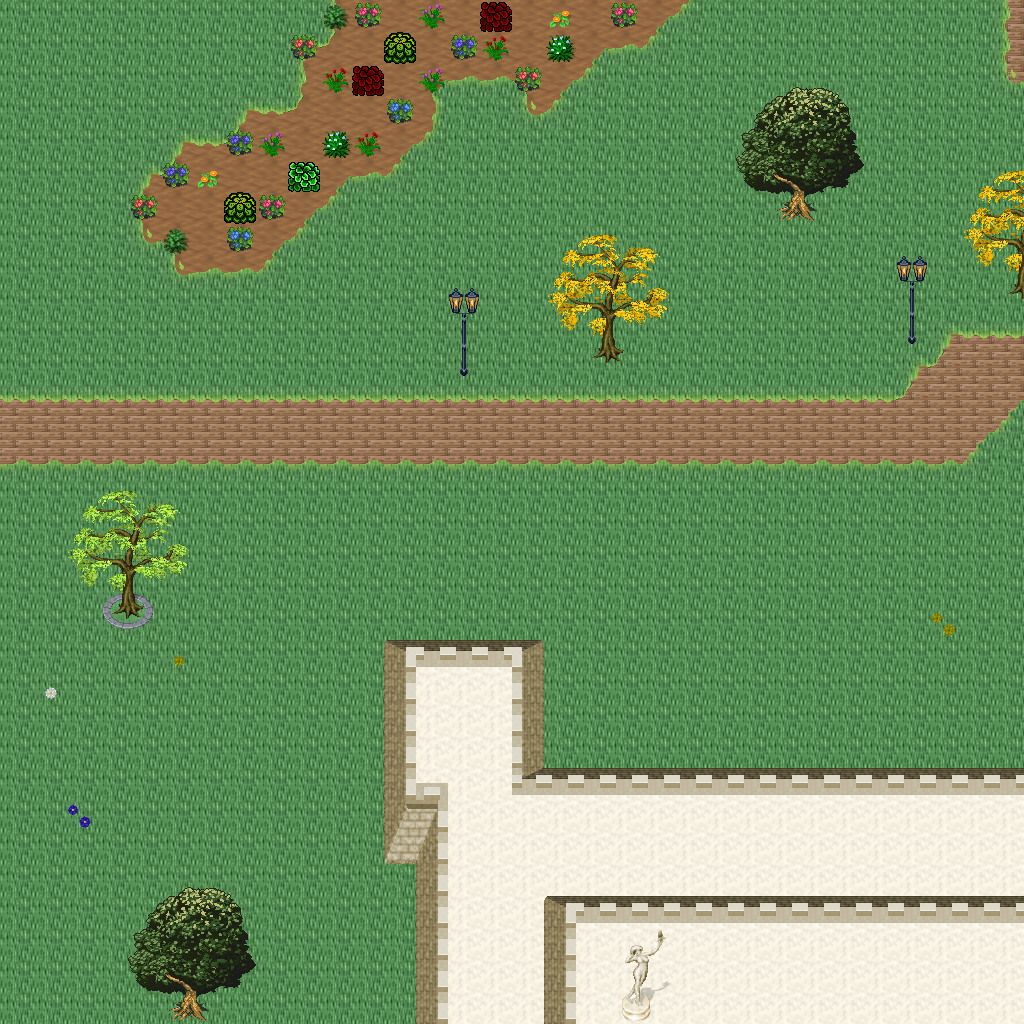

Below is a game level as drawn by its tile map, then a one-line description and the .tmx that defines it (tile-layer data replaced by summaries):
An orthogonal 32x32 tile map with 32x32 px tiles, 5 tile layers (Ground, Objects, Objects2, Above, ...), 1 hidden layer not drawn, 46 tilesets.

<map version="1.10" tiledversion="1.11.0" orientation="orthogonal" renderorder="right-down" width="32" height="32" tilewidth="32" tileheight="32" infinite="0" nextlayerid="11" nextobjectid="1">
 <tileset firstgid="1" name="logic_collision" tilewidth="32" tileheight="32" tilecount="1" columns="1">
  <image source="../drawable/logic_collision.png" width="32" height="32" />
 </tileset>
 <tileset firstgid="2" name="ground_ground" tilewidth="32" tileheight="32" tilecount="33" columns="3">
  <image source="../drawable/ground_ground.png" width="96" height="352" />
 </tileset>
 <tileset firstgid="35" name="building_castle" tilewidth="32" tileheight="32" tilecount="320" columns="20">
  <image source="../drawable/building_castle.png" width="640" height="512" />
 </tileset>
 <tileset firstgid="355" name="item_weapon_cannon" tilewidth="32" tileheight="32" tilecount="12" columns="3">
  <image source="../drawable/item_weapon_cannon.png" width="96" height="128" />
 </tileset>
 <tileset firstgid="367" name="item_pot_barrels_1" tilewidth="32" tileheight="32" tilecount="8" columns="4">
  <image source="../drawable/item_pot_barrels_1.png" width="128" height="64" />
 </tileset>
 <tileset firstgid="375" name="building_door_door" tilewidth="32" tileheight="32" tilecount="6" columns="3">
  <image source="../drawable/building_door_door.png" width="96" height="64" />
 </tileset>
 <tileset firstgid="381" name="building_door_closed" tilewidth="32" tileheight="32" tilecount="1" columns="1">
  <image source="../drawable/building_door_closed.png" width="32" height="32" />
 </tileset>
 <tileset firstgid="382" name="building_window_window_centered" tilewidth="32" tileheight="32" tilecount="1" columns="1">
  <image source="../drawable/building_window_window_centered.png" width="32" height="32" />
 </tileset>
 <tileset firstgid="383" name="building_decoration_chimney_big" tilewidth="32" tileheight="32" tilecount="2" columns="1">
  <image source="../drawable/building_decoration_chimney_big.png" width="32" height="64" />
 </tileset>
 <tileset firstgid="385" name="ground_grass_corners" tilewidth="32" tileheight="32" tilecount="24" columns="6">
  <image source="../drawable/ground_grass_corners.png" width="192" height="128" />
 </tileset>
 <tileset firstgid="409" name="ground_grass_edges" tilewidth="32" tileheight="32" tilecount="36" columns="12">
  <image source="../drawable/ground_grass_edges.png" width="384" height="96" />
 </tileset>
 <tileset firstgid="445" name="item_statue_lion_statues" tilewidth="32" tileheight="32" tilecount="8" columns="2">
  <image source="../drawable/item_statue_lion_statues.png" width="64" height="128" />
 </tileset>
 <tileset firstgid="453" name="item_statue_girl_with_bird" tilewidth="32" tileheight="32" tilecount="12" columns="4">
  <image source="../drawable/item_statue_girl_with_bird.png" width="128" height="96" />
 </tileset>
 <tileset firstgid="465" name="furniture_light_lamp_blue" tilewidth="32" tileheight="32" tilecount="3" columns="1">
  <image source="../drawable/furniture_light_lamp_blue.png" width="32" height="96" />
 </tileset>
 <tileset firstgid="468" name="light_dim_light_7x5" tilewidth="32" tileheight="32" tilecount="35" columns="7">
  <image source="../drawable/light_dim_light_7x5.png" width="224" height="160" />
 </tileset>
 <tileset firstgid="503" name="plant_flower_daisy_blue" tilewidth="32" tileheight="32" tilecount="8" columns="2">
  <image source="../drawable/plant_flower_daisy_blue.png" width="64" height="128" />
 </tileset>
 <tileset firstgid="511" name="plant_flower_daisy_red" tilewidth="32" tileheight="32" tilecount="8" columns="2">
  <image source="../drawable/plant_flower_daisy_red.png" width="64" height="128" />
 </tileset>
 <tileset firstgid="519" name="plant_flower_daisy_white" tilewidth="32" tileheight="32" tilecount="8" columns="2">
  <image source="../drawable/plant_flower_daisy_white.png" width="64" height="128" />
 </tileset>
 <tileset firstgid="527" name="plant_flower_daisy_yellow" tilewidth="32" tileheight="32" tilecount="8" columns="2">
  <image source="../drawable/plant_flower_daisy_yellow.png" width="64" height="128" />
 </tileset>
 <tileset firstgid="535" name="plant_tree_fall_trees" tilewidth="32" tileheight="32" tilecount="40" columns="8">
  <image source="../drawable/plant_tree_fall_trees.png" width="256" height="160" />
 </tileset>
 <tileset firstgid="575" name="plant_tree_oak_tree" tilewidth="32" tileheight="32" tilecount="20" columns="4">
  <image source="../drawable/plant_tree_oak_tree.png" width="128" height="160" />
 </tileset>
 <tileset firstgid="595" name="plant_tree_chestnut_tree" tilewidth="32" tileheight="32" tilecount="20" columns="4">
  <image source="../drawable/plant_tree_chestnut_tree.png" width="128" height="160" />
 </tileset>
 <tileset firstgid="615" name="plant_tree_locust_tree" tilewidth="32" tileheight="32" tilecount="20" columns="4">
  <image source="../drawable/plant_tree_locust_tree.png" width="128" height="160" />
 </tileset>
 <tileset firstgid="635" name="logic_protection" tilewidth="32" tileheight="32" tilecount="2" columns="2">
  <image source="../drawable/logic_protection.png" width="64" height="32" />
 </tileset>
 <tileset firstgid="637" name="plant_bush_hosta" tilewidth="32" tileheight="32" tilecount="9" columns="3">
  <image source="../drawable/plant_bush_hosta.png" width="96" height="96" />
 </tileset>
 <tileset firstgid="646" name="plant_flower_flowers_mixed" tilewidth="32" tileheight="32" tilecount="16" columns="4">
  <image source="../drawable/plant_flower_flowers_mixed.png" width="128" height="128" />
 </tileset>
 <tileset firstgid="662" name="plant_flower_red_blue_clusters" tilewidth="32" tileheight="32" tilecount="4" columns="1">
  <image source="../drawable/plant_flower_red_blue_clusters.png" width="32" height="128" />
 </tileset>
 <tileset firstgid="666" name="furniture_chair_bench_iron" tilewidth="32" tileheight="32" tilecount="4" columns="2">
  <image source="../drawable/furniture_chair_bench_iron.png" width="64" height="64" />
 </tileset>
 <tileset firstgid="670" name="plant_stump_stump_pale_purple" tilewidth="32" tileheight="32" tilecount="4" columns="2">
  <image source="../drawable/plant_stump_stump_pale_purple.png" width="64" height="64" />
 </tileset>
 <tileset firstgid="674" name="plant_stump_small_stump" tilewidth="32" tileheight="32" tilecount="4" columns="2">
  <image source="../drawable/plant_stump_small_stump.png" width="64" height="64" />
 </tileset>
 <tileset firstgid="678" name="building_decoration_banner" tilewidth="32" tileheight="32" tilecount="12" columns="1">
  <image source="../drawable/building_decoration_banner.png" width="32" height="384" />
 </tileset>
 <tileset firstgid="690" name="building_decoration_chimney" tilewidth="32" tileheight="32" tilecount="2" columns="1">
  <image source="../drawable/building_decoration_chimney.png" width="32" height="64" />
 </tileset>
 <tileset firstgid="692" name="plant_flower_vines_flowered" tilewidth="32" tileheight="32" tilecount="9" columns="3">
  <image source="../drawable/plant_flower_vines_flowered.png" width="96" height="96" />
 </tileset>
 <tileset firstgid="701" name="building_decoration_library_banner" tilewidth="32" tileheight="32" tilecount="6" columns="3">
  <image source="../drawable/building_decoration_library_banner.png" width="96" height="64" />
 </tileset>
 <tileset firstgid="707" name="logic_portal" tilewidth="32" tileheight="32" tilecount="24" columns="8">
  <image source="../drawable/logic_portal.png" width="256" height="96" />
 </tileset>
 <tileset firstgid="731" name="building_cottage" tilewidth="32" tileheight="32" tilecount="256" columns="16">
  <image source="../drawable/building_cottage.png" width="512" height="512" />
 </tileset>
 <tileset firstgid="987" name="building_roof_thatched_roof" tilewidth="32" tileheight="32" tilecount="256" columns="16">
  <image source="../drawable/building_roof_thatched_roof.png" width="512" height="512" />
 </tileset>
 <tileset firstgid="1243" name="building_window_windows" tilewidth="32" tileheight="32" tilecount="256" columns="16">
  <image source="../drawable/building_window_windows.png" width="512" height="512" />
 </tileset>
 <tileset firstgid="1499" name="building_door_doors" tilewidth="32" tileheight="32" tilecount="256" columns="16">
  <image source="../drawable/building_door_doors.png" width="512" height="512" />
 </tileset>
 <tileset firstgid="1755" name="building_decoration_chimney_brown_stacks" tilewidth="32" tileheight="32" tilecount="2" columns="1">
  <image source="../drawable/building_decoration_chimney_brown_stacks.png" width="32" height="64" />
 </tileset>
 <tileset firstgid="1757" name="ground_ground_3" tilewidth="32" tileheight="32" tilecount="5" columns="5">
  <image source="../drawable/ground_ground_3.png" width="160" height="32" />
 </tileset>
 <tileset firstgid="1762" name="plant_bush_bush_pinks" tilewidth="32" tileheight="32" tilecount="4" columns="2">
  <image source="../drawable/plant_bush_bush_pinks.png" width="64" height="64" />
 </tileset>
 <tileset firstgid="1766" name="plant_bushes_and_trees" tilewidth="32" tileheight="32" tilecount="144" columns="16">
  <image source="../drawable/plant_bushes_and_trees.png" width="512" height="289" />
 </tileset>
 <tileset firstgid="1910" name="plant_bush_berried" tilewidth="32" tileheight="32" tilecount="60" columns="5">
  <image source="../drawable/plant_bush_berried.png" width="160" height="384" />
 </tileset>
 <tileset firstgid="1970" name="plant_bush_leafy" tilewidth="32" tileheight="32" tilecount="48" columns="8">
  <image source="../drawable/plant_bush_leafy.png" width="256" height="192" />
 </tileset>
 <tileset firstgid="2018" name="plant_bush_flowering" tilewidth="32" tileheight="32" tilecount="72" columns="8">
  <image source="../drawable/plant_bush_flowering.png" width="256" height="288" />
 </tileset>
 <layer id="1" name="Ground" width="32" height="32">
  <data>[1024 cells, 1024 non-empty, 4 distinct tile ids]</data>
 </layer>
 <layer id="2" name="Objects" width="32" height="32">
  <data>[1024 cells, 183 non-empty, 32 distinct tile ids]</data>
 </layer>
 <layer id="3" name="Objects2" width="32" height="32">
  <data>[1024 cells, 35 non-empty, 19 distinct tile ids]</data>
 </layer>
 <layer id="4" name="Above" width="32" height="32">
  <data>[1024 cells, 74 non-empty, 49 distinct tile ids]</data>
 </layer>
 <layer id="5" name="Above2" width="32" height="32">
  <data>[1024 cells, 0 non-empty, 0 distinct tile ids]</data>
 </layer>
 <layer id="6" name="Walkable" width="32" height="32" visible="0">
  <data>[1024 cells, 200 non-empty, 1 distinct tile ids]</data>
 </layer>
 <objectgroup id="7" name="Mapevents" />
 <objectgroup id="8" name="Spawn" />
 <objectgroup id="9" name="Keys" />
 <objectgroup id="10" name="Replace" />
</map>
